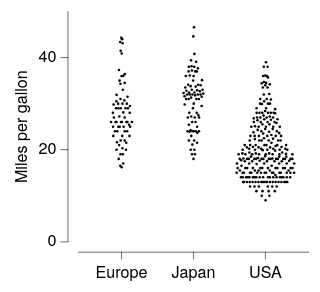

The Vega-Lite source for this figure:
### Vega-Lite specification from a JSON file in a GitHub repository (floating-point values rounded to 4 significant figures; data arrays with more than 128 entries replaced by an {"elided": "..."} marker saying what was removed)
{"background": null, "config": {"arc": {"fill": "#DBDBDB", "fillOpacity": 1.0, "innerRadius": 25.0, "padAngle": 0.03, "stroke": "black", "strokeOpacity": 1, "strokeWidth": 0.25}, "area": {"fill": "#DBDBDB", "fillOpacity": 1.0, "stroke": "black", "strokeOpacity": 1, "strokeWidth": 0.25}, "axis": {"domain": true, "domainCap": "round", "domainColor": "black", "domainWidth": 0.25, "grid": false, "gridCap": "round", "gridColor": "#F1F1F1", "gridDash": [0, 0], "gridOpacity": 1.0, "gridWidth": 0.25, "labelColor": "black", "labelFont": "Helvetica Neue, HelveticaNeue, Helvetica, Arial, sans-serif", "labelFontSize": 7, "labelFontStyle": "normal", "labelFontWeight": 400, "offset": 4.5, "ticks": true, "tickCap": "round", "tickColor": "black", "tickRound": false, "tickSize": 3, "tickWidth": 0.25, "titleColor": "black", "titleFont": "Helvetica Neue, HelveticaNeue, Helvetica, Arial, sans-serif", "titleFontSize": 7, "titleFontStyle": "normal", "titleFontWeight": 400}, "axisX": {"domain": true, "labelAlign": "center", "labelAngle": 0, "labels": true, "ticks": true, "translate": 0}, "axisY": {"domain": true, "labelAlign": "right", "labelAngle": 0, "labels": true, "ticks": true, "translate": 0}, "axisRight": {"domain": true, "labelAlign": "left", "labelAngle": 0, "labels": true, "ticks": true, "translate": 0}, "axisTop": {"domain": true, "labelAlign": "center", "labelAngle": 0, "labels": true, "ticks": true, "translate": 0}, "axisBand": {"tickOffset": 0}, "bar": {"fill": "#DBDBDB", "fillOpacity": 1.0, "stroke": "black", "strokeOpacity": 1, "strokeWidth": 0.25}, "boxplot": {"size": 9.0, "ticks": {"cornerRadius": 0.25, "fill": "black", "opacity": 1, "size": 4.5, "thickness": 0.25}, "box": {"fillOpacity": 1.0, "stroke": "black", "strokeOpacity": 1, "strokeWidth": 0.25}, "median": {"cornerRadius": 0, "fill": "black", "fillOpacity": 1.0, "opacity": 1, "size": 9.0, "thickness": 0.25}, "rule": {"fill": "black", "fillOpacity": 1.0, "size": 10.0, "stroke": "black", "strokeDash": [0, 0], "strokeOpacity": 1, "strokeWidth": 0.25}, "outliers": {"color": "black", "fill": "black", "fillOpacity": 1.0, "size": 0, "stroke": "black", "strokeOpacity": 1, "strokeWidth": 0.25}}, "circle": {"fill": "black", "fillOpacity": 1.0, "size": 1.25, "stroke": null, "strokeOpacity": 1, "strokeWidth": 0.25}, "errorband": {"band": {"fillOpacity": 0.6, "stroke": null, "strokeWidth": 0.25, "strokeOpacity": 1}, "borders": {"opacity": 0, "strokeOpacity": 0.25, "strokeWidth": 1}}, "errorbar": {"opacity": 1, "rule": {"strokeDash": [0, 0], "strokeWidth": 0.25}, "ticks": {"color": "black", "cornerRadius": 0.125, "opacity": 1, "size": 6.0, "thickness": 0.25}, "thickness": 0.25}, "font": "Helvetica Neue, HelveticaNeue, Helvetica, Arial, sans-serif", "geoshape": {"fill": "#DBDBDB", "fillOpacity": 1.0, "stroke": "black", "strokeOpacity": 1, "strokeWidth": 0.25}, "header": {"labelColor": "black", "labelFont": "Helvetica Neue, HelveticaNeue, Helvetica, Arial, sans-serif", "labelFontSize": 7, "labelFontStyle": "normal", "labelFontWeight": 400, "titleColor": "black", "titleFont": "Helvetica Neue, HelveticaNeue, Helvetica, Arial, sans-serif", "titleFontSize": 7, "titleFontStyle": "normal", "titleFontWeight": 400, "titlePadding": 0}, "legend": {"disable": false, "offset": 4.5, "titlePadding": 4, "labelOffset": 2, "gradientLabelOffset": 2, "gradientLength": 50.0, "gradientThickness": 5.0, "gradientOpacity": 1.0, "gradientStrokeColor": "black", "gradientStrokeWidth": 0.25, "labelColor": "black", "labelFont": "Helvetica Neue, HelveticaNeue, Helvetica, Arial, sans-serif", "labelFontSize": 7, "labelFontStyle": "normal", "labelFontWeight": 400, "strokeColor": "black", "strokeWidth": 0, "symbolSize": 42, "symbolStrokeColor": "black", "symbolStrokeWidth": 0.25, "titleColor": "black", "titleFont": "Helvetica Neue, HelveticaNeue, Helvetica, Arial, sans-serif", "titleFontSize": 7, "titleFontStyle": "normal", "titleFontWeight": 400}, "line": {"color": "black", "stroke": "black", "strokeCap": "butt", "strokeDash": [0, 0], "strokeOpacity": 1, "strokeWidth": 0.5}, "point": {"filled": true, "fill": "#DBDBDB", "fillOpacity": 1.0, "size": 5.0, "stroke": "black", "strokeOpacity": 1, "strokeWidth": 0.25}, "range": {"category": ["#5CA7B1", "#B7D0EE", "#B7B3E4", "#B3DAB5", "#F5E1B3", "#3D727B", "#809DC7", "#867DAC", "#80A988", "#CBB17A", "#204148", "#546B94", "#584C77", "#507B5F", "#9D824D"], "diverging": {"scheme": ["#6F572A", "#876E43", "#9E875F", "#B5A17F", "#CABBA2", "#DCD6CC", "#F4F1E9", "#C9D7DA", "#9DBFC6", "#78A5AF", "#558B96", "#36717C", "#1A5762"]}, "heatmap": {"scheme": ["#32022B", "#43044D", "#4C196E", "#4D338C", "#484DA6", "#3A68BB", "#1D83CA", "#1D9CCB", "#23B5C9", "#28CDC5", "#4DE0B4", "#91EE9F"]}, "ordinal": {"scheme": ["#F1F1F1", "#DBDBDB", "#C6C6C6", "#B2B2B2", "#9D9D9D", "#898989", "#767676", "#636363", "#515151", "#404040", "#2F2F2F", "#1F1F1F"]}, "ramp": {"scheme": ["#32022B", "#43044D", "#4C196E", "#4D338C", "#484DA6", "#3A68BB", "#1D83CA", "#1D9CCB", "#23B5C9", "#28CDC5", "#4DE0B4", "#91EE9F"]}}, "rule": {"color": "black", "stroke": "black", "strokeCap": "round", "strokeDash": [2, 2], "strokeOpacity": 1, "strokeWidth": 0.25}, "scale": {"bandPaddingInner": 0.1, "bandPaddingOuter": 0.1, "round": false}, "rect": {"fill": "#DBDBDB", "fillOpacity": 1.0, "stroke": "black", "strokeOpacity": 1, "strokeWidth": 0.25}, "square": {"fill": "#DBDBDB", "fillOpacity": 1.0, "size": 10.0, "stroke": "black", "strokeOpacity": 1, "strokeWidth": 0.25}, "text": {"color": "black", "font": "Helvetica Neue, HelveticaNeue, Helvetica, Arial, sans-serif", "fontSize": 7, "fontStyle": "normal", "fontWeight": 400}, "tick": {"color": "black", "cornerRadius": 0.125, "opacity": 1.0, "size": 9.0, "thickness": 0.25}, "title": {"anchor": "middle", "frame": "group", "color": "black", "font": "Helvetica Neue, HelveticaNeue, Helvetica, Arial, sans-serif", "fontSize": 7, "fontStyle": "normal", "fontWeight": 400, "subtitleColor": "black", "subtitleFont": "Helvetica Neue, HelveticaNeue, Helvetica, Arial, sans-serif", "subtitleFontSize": "Helvetica Neue, HelveticaNeue, Helvetica, Arial, sans-serif", "subtitleFontStyle": "normal", "subtitleFontWeight": 400}, "trail": {"color": "black", "opacity": 1, "size": 0.5}, "view": {"continuousWidth": 100, "continuousHeight": 100, "discreteWidth": 100, "discreteHeight": 100, "fill": null, "stroke": null, "strokeWidth": 0.25}}, "data": {"name": "data-5a2445e0fe6138d615eb8a3f94fc6a64"}, "mark": {"type": "circle"}, "encoding": {"x": {"field": "Origin", "title": null, "type": "nominal"}, "xOffset": {"field": "quasirandom_x", "scale": {"domain": [-66.26, 66.26]}, "type": "quantitative"}, "y": {"field": "Miles_per_Gallon", "title": "Miles per gallon", "type": "quantitative"}}, "$schema": "https://vega.github.io/schema/vega-lite/v6.4.1.json", "datasets": {"data-5a2445e0fe6138d615eb8a3f94fc6a64": {"elided": "398 records"}}}
